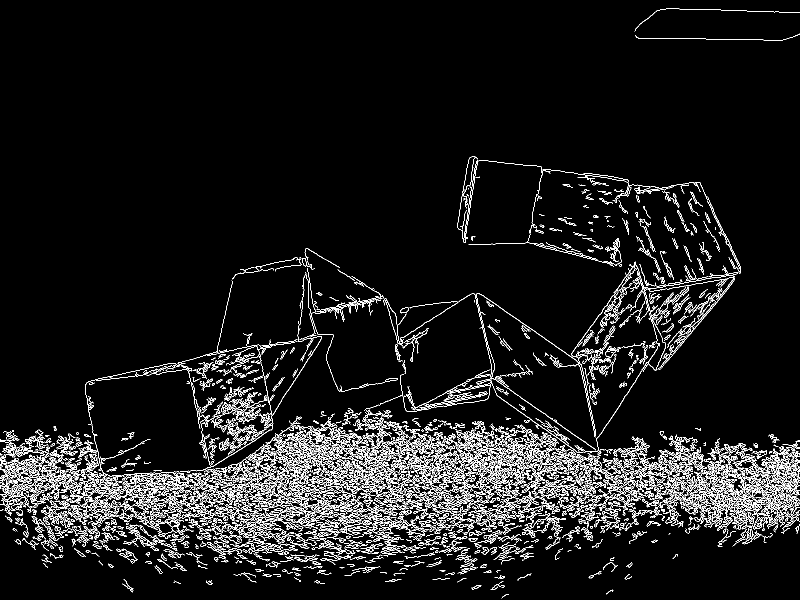
#> input picture lab2/output/code/all_edges.png, 1600 x 1200 px (shown at 1/2 size)
$ python all_edges.py output/code/all_edges.png
#> lines starting #> are read from the running program, lines starting #| are printed output that depends on the picture
"""
Extract ALL edges (ordinary Canny edges) from a single normally-lit RGB
photo of the scene. Used as the counterpart to depth_edges_confidence.py
for the comparison required in Lab 2 step 3.

Usage:
    python all_edges.py ambient.jpg
"""

import argparse
from pathlib import Path
import cv2


def main():
    parser = argparse.ArgumentParser(description=__doc__)
    parser.add_argument("image", type=Path)
    parser.add_argument("--max-width", type=int, default=1600,
                        help="Match refined depth-edge resolution; 0 keeps full resolution")
    parser.add_argument("--output", type=Path,
                        default=Path(__file__).parent / "output" / "code" / "all_edges.png")
    args = parser.parse_args()
    if args.output.suffix.lower() != ".png":
        parser.error("Output must be a PNG file.")
    img = cv2.imread(str(args.image), cv2.IMREAD_GRAYSCALE)
#> img: shape (1200, 1600); 6.7% white in thin lines or dots
    if img is None:
        raise FileNotFoundError(args.image)
    if args.max_width < 0:
        parser.error("max-width must be nonnegative.")
    if args.max_width and img.shape[1] > args.max_width:
        scale = args.max_width / img.shape[1]
        img = cv2.resize(img, (args.max_width, round(img.shape[0] * scale)),
                         interpolation=cv2.INTER_AREA)

    blurred = cv2.GaussianBlur(img, (3, 3), 0)
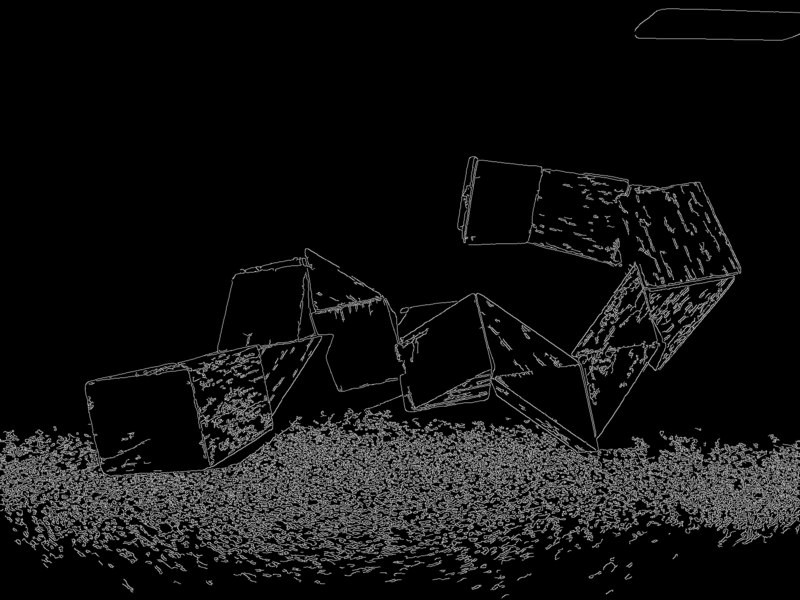
#> blurred: shape (1200, 1600) (shown at 1/2 size); min 0, max 223, mean 17.1
    edges = cv2.Canny(blurred, 50, 150)
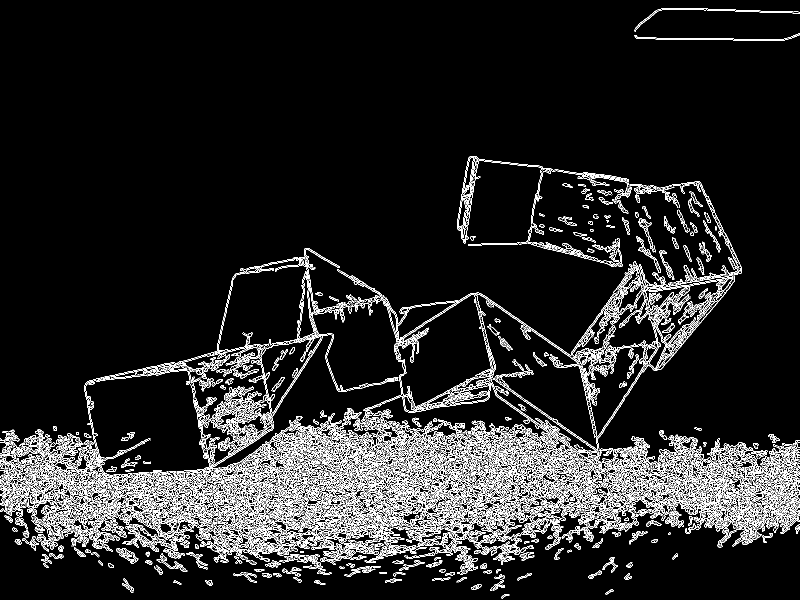
#> edges: shape (1200, 1600) (shown at 1/2 size); 9.1% white in thin lines or dots

    args.output.parent.mkdir(parents=True, exist_ok=True)
    if not cv2.imwrite(str(args.output), edges):
        raise OSError(f"Could not save {args.output}")
    print(f"Saved {args.output}")


if __name__ == "__main__":
    main()
